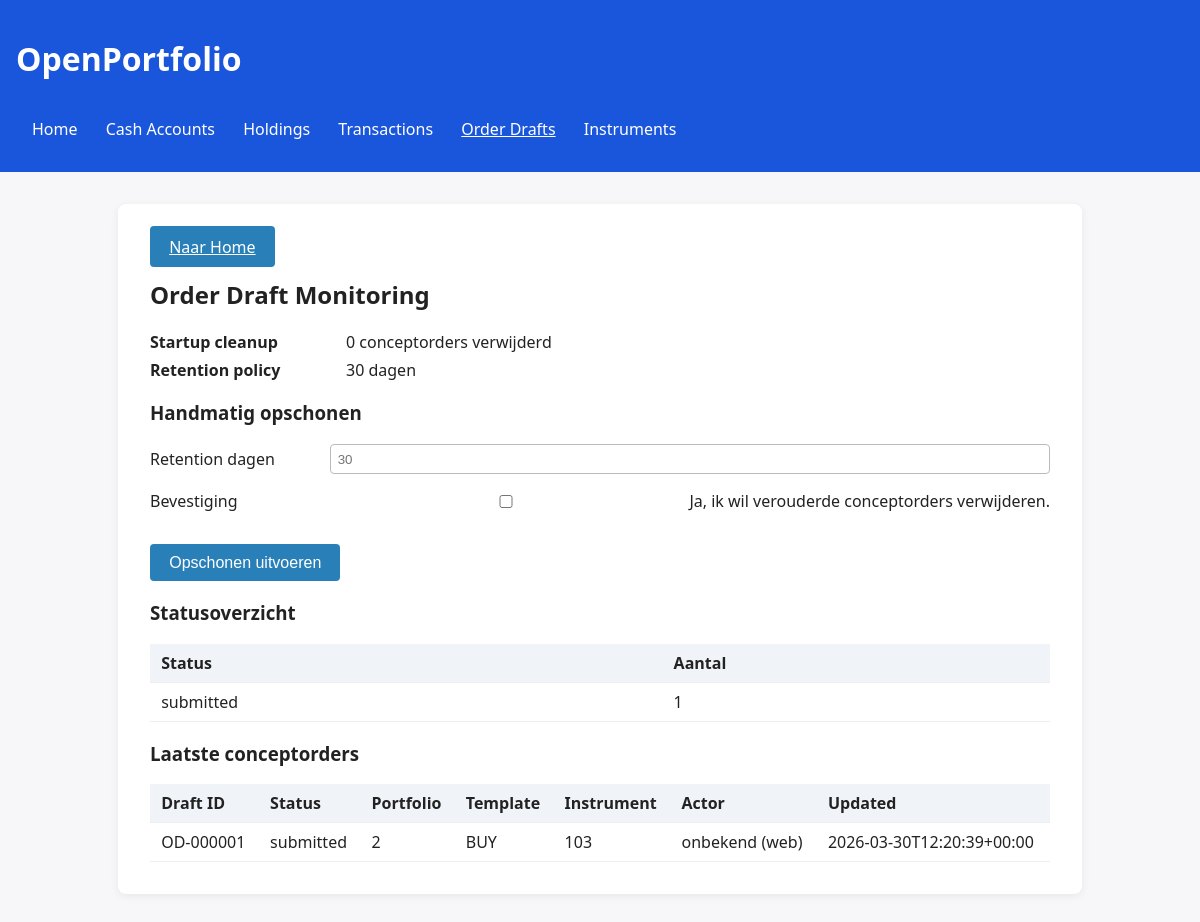
The page /order-drafts on the database its author committed.
### tables this page shows
CREATE TABLE order_draft (
                draft_id TEXT PRIMARY KEY,
                portfolio_id INTEGER NOT NULL,
                status TEXT NOT NULL,
                payload_json TEXT NOT NULL,
                errors_json TEXT,
                warnings_json TEXT,
                created_at TEXT NOT NULL,
                updated_at TEXT NOT NULL
            );

### src/open_portfolio/web_app.py (the view, shortened to what this page needs)
    @app.route("/order-drafts", methods=["GET", "POST"])
    def order_drafts_page():
        if request.method == "POST":
            selected_client_id = request.form.get("client_id", type=int)
            selected_portfolio_id = request.form.get("portfolio_id", type=int)
        else:
            selected_client_id = request.args.get("client_id", type=int)
            selected_portfolio_id = request.args.get("portfolio_id", type=int)
        selected_client, selected_portfolio = resolve_context(selected_client_id, selected_portfolio_id)
        cleanup_message = None
        cleanup_error = None
        drafts = order_database.list_order_drafts(limit=200)
        status_counts = order_database.get_order_draft_status_counts()
        return render_template(
            "order_drafts.html",
            drafts=drafts,
            status_counts=status_counts,
            startup_purged_drafts=startup_purged_drafts,
            retention_days=retention_days,
            cleanup_message=cleanup_message,
            cleanup_error=cleanup_error,
            selected_client=selected_client,
            selected_portfolio=selected_portfolio,
            selected_client_id=selected_client.client_id if selected_client else None,
            selected_portfolio_id=selected_portfolio.portfolio_id if selected_portfolio else None,
            nav_query=nav_query(selected_client, selected_portfolio),
            active_page="order-drafts",
        )

### src/open_portfolio/database.py (called while the page is built)
    def get_order_draft_status_counts(self) -> Dict[str, int]:
        with self._lock:
            c = self.conn.cursor()
            c.execute(
            """
            SELECT status, COUNT(*)
            FROM order_draft
            GROUP BY status
            """
            )
            rows = c.fetchall()
            return {str(r[0]): int(r[1]) for r in rows}

### src/open_portfolio/templates/order_drafts.html (shortened to what this page needs)
{% extends "base.html" %}
{% block content %}
<h2>Order Draft Monitoring</h2>
<div class="context-grid">
  <div class="label">Startup cleanup</div><div>{{ startup_purged_drafts }} conceptorders verwijderd</div>
  <div class="label">Retention policy</div><div>{{ retention_days }} dagen</div>
</div>
<h3>Handmatig opschonen</h3>
<form method="post">
  <div class="form-row">
    <label for="retention_days">Retention dagen</label>
    <input type="number" name="retention_days" id="retention_days" min="1" step="1" placeholder="{{ retention_days }}" class="tx-short">
  </div>
  <div class="form-row">
    <label for="cleanup_confirm">Bevestiging</label>
    <input type="checkbox" name="cleanup_confirm" id="cleanup_confirm" value="1">
    <span style="margin-left: 0.5em;">Ja, ik wil verouderde conceptorders verwijderen.</span>
  </div>
  <div class="form-actions">
    <button class="button" type="submit">Opschonen uitvoeren</button>
  </div>
</form>
<h3>Statusoverzicht</h3>
<table>
  <thead>
    <tr><th>Status</th><th>Aantal</th></tr>
  </thead>
  <tbody>
    {% for status, count in status_counts.items() %}
      <tr><td>{{ status }}</td><td>{{ count }}</td></tr>
    {% else %}
      <tr><td colspan="2">Geen conceptorders beschikbaar.</td></tr>
    {% endfor %}
  </tbody>
</table>
<h3>Laatste conceptorders</h3>
<table>
  <thead>
    <tr>
      <th>Draft ID</th>
      <th>Status</th>
      <th>Portfolio</th>
      <th>Template</th>
      <th>Instrument</th>
      <th>Actor</th>
      <th>Updated</th>
    </tr>
  </thead>
  <tbody>
    {% for d in drafts %}
      <tr>
        <td>{{ d.draft_id }}</td>
        <td>{{ d.status }}</td>
        <td>{{ d.portfolio_id }}</td>
        <td>{{ d.payload.get('template', '-') }}</td>
        <td>{{ d.payload.get('product_id', '-') }}</td>
        <td>
          {% set actor_id = d.payload.get('actor_id', '') %}
          {% set actor_role = d.payload.get('actor_role', '') %}
          {% set actor_channel = d.payload.get('actor_channel', 'web') %}
          {% if actor_id %}{{ actor_id }}{% else %}onbekend{% endif %}
          ({{ actor_channel }})
        </td>
        <td>{{ d.updated_at }}</td>
      </tr>
    {% else %}
      <tr><td colspan="7">Geen conceptorders gevonden.</td></tr>
    {% endfor %}
  </tbody>
</table>
{% endblock %}

### src/open_portfolio/templates/base.html (shortened to what this page needs)
<!DOCTYPE html>
<html lang="nl">
<head>
</head>
<body>
    <header>
        <h1>OpenPortfolio</h1>
        <nav>
            <a href="/{{ nav_query or '' }}" class="{% if active_page == 'home' %}active{% endif %}">Home</a>
            <a href="/accounts{{ nav_query or '' }}" class="{% if active_page == 'accounts' %}active{% endif %}">Cash Accounts</a>
            <a href="/holdings{{ nav_query or '' }}" class="{% if active_page == 'holdings' %}active{% endif %}">Holdings</a>
            <a href="/transactions{{ nav_query or '' }}" class="{% if active_page == 'transactions' %}active{% endif %}">Transactions</a>
            <a href="/order-drafts{{ nav_query or '' }}" class="{% if active_page == 'order-drafts' %}active{% endif %}">Order Drafts</a>
            <a href="/instruments{{ nav_query or '' }}" class="{% if active_page == 'instruments' %}active{% endif %}">Instruments</a>
        </nav>
    </header>
    <main>
        {% if active_page != 'home' %}
        <div class="top-actions">
            <a class="button" href="/{{ nav_query or '' }}">Naar Home</a>
        </div>
        {% endif %}
        {% block content %}{% endblock %}
    </main>
</body>
</html>

### src/open_portfolio/templates/base.html (style rules this page uses)
body { font-family: system-ui, sans-serif; margin: 0; background: #f7f7fa; color: #222; }
header, nav { background: #1a56db; color: #fff; padding: 1em; }
nav a { color: #fff; margin-right: 1.5em; text-decoration: none; font-weight: 500; }
nav a.active { text-decoration: underline; }
main { max-width: 900px; margin: 2em auto; background: #fff; border-radius: 8px; box-shadow: 0 2px 8px #0001; padding: 2em; }
.form-row { display: flex; align-items: center; margin-bottom: 1em; }
.form-row label { flex: 0 0 180px; font-weight: 500; }
.form-row input, .form-row select { flex: 1; padding: 0.5em; border: 1px solid #bbb; border-radius: 4px; }
.form-actions { display: flex; gap: 1em; margin-top: 2em; }
.button { background: #2980b9; color: #fff; border: none; border-radius: 4px; padding: 0.6em 1.2em; font-size: 1em; cursor: pointer; }
table { width: 100%; border-collapse: collapse; margin-top: 1em; }
th, td { padding: 0.5em 0.7em; border-bottom: 1px solid #eee; text-align: left; }
th { background: #f0f4f8; }
.context-grid { display: grid; grid-template-columns: 180px 1fr; gap: 0.4em 1em; margin: 0.8em 0 1.2em; }
.context-grid .label { font-weight: 600; }
.top-actions { margin-bottom: 1em; }

### rows shown on the page
order_draft: draft_id "OD-000001", status "submitted", portfolio_id "2", payload.get "BUY", payload.get "103", actor_channel "web", updated_at "2026-03-30T12:20:39+00:00"

### other values the page prints
{{ startup_purged_drafts }} "0"
{{ retention_days }} "30"
{{ status }} "submitted"
{{ count }} "1"
